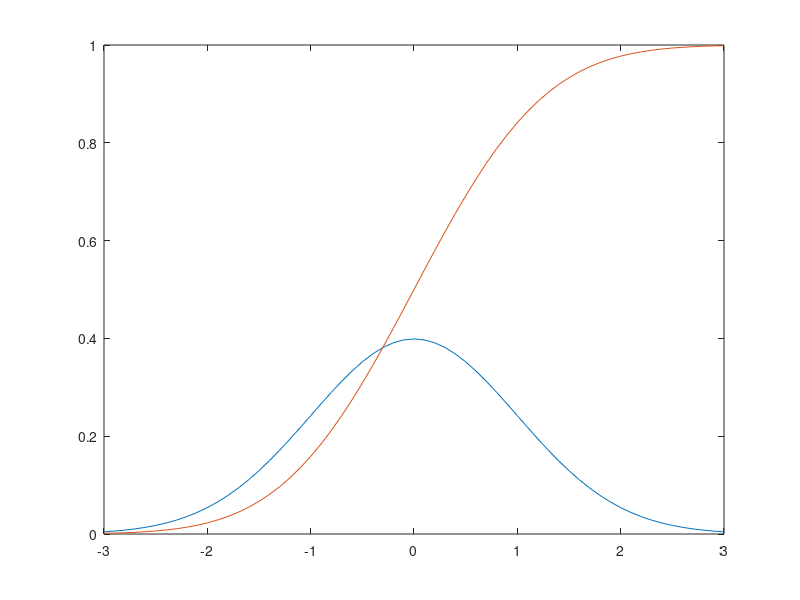

MATLAB code for this plot: (Note: this script raises an error after producing the figure.)
%% example creating a distribution

mu = 0;
sigma = 1;
pd = makedist('Normal','mu',mu,'sigma',sigma);

%Define the input vector x to contain the values at which to calculate the pdf.

% x = [-2 -1 0 1 2];
x = -3:.1:3;

%Compute the probability density function values for the standard normal distribution at the values in x.
y = pdf(pd,x);

%Compute the cumulative density function values for the standard normal distribution at the values in x.
z = cdf(pd,x);

figure;
plot(x,y); hold on
plot(x,z)

%% example create a normal population
mu = 0;
sigma = 1;
r1 = normrnd(mu,sigma,50,1);
r2 = normrnd(mu,sigma,50,1);
mean(r1);
std(r1);
[h,p] = kstest2(r1,r2) % compare two normal populations; h = 1 if the two distributions are different
%% real data

z1=sortOIndexAllStimBase(2, :, 2);
z2=sortOIndexAllStimBase(2, :, 4);

x = -1:.1:1; % OI values

mu = nanmean(z1);
sigma = nanstd(z1);
pd1 = makedist('Normal','mu',mu,'sigma',sigma);
y1 = pdf(pd1,x);

mu = nanmean(z2);
sigma = nanstd(z2);
pd2 = makedist('Normal','mu',mu,'sigma',sigma);
y2 = pdf(pd2,x);

figure;
plot(x,y1); hold on
plot(x,y2)

[h,p] = kstest(z1) % h = 1 if mean of distribution is different than 0 (distribution can still be normal)
[h,p] = kstest(z2)
[h,p] = kstest2(z1,z2) % h=1 if the two distributions are different
